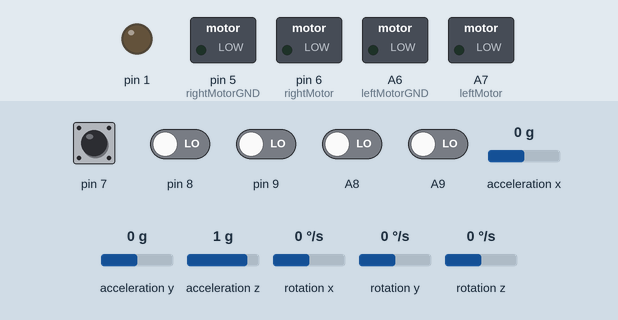
A sketch run on a simulated Teensy 4. Parts: switched loads named in the sketch (green lamp = pin HIGH), output pins drawn as LEDs (lit = HIGH). Inputs (shaded band) come from the test bench; at power-on: A8, A9, pin 7–9 LOW, acceleration x 0 g, acceleration y 0 g, acceleration z 1 g, rotation x 0 °/s, rotation y 0 °/s, rotation z 0 °/s. EEPROM starts erased; no radio packets arrive unless stated; what the sketch prints to the serial monitor is not drawn.

Above: at 0.1 s.
At 1.2 s:
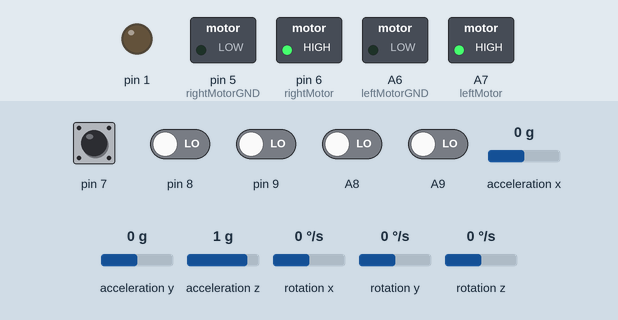
1.3 s: pin 7 driven HIGH and A8 driven HIGH
4.3 s: pin 9 driven HIGH
7.3 s: pin 7 pulsed LOW 2 times (0.12 s each, 0.3 s apart)
Timing chart, 0 to 10.3 s (numbered marks = the images above; inputs shaded):
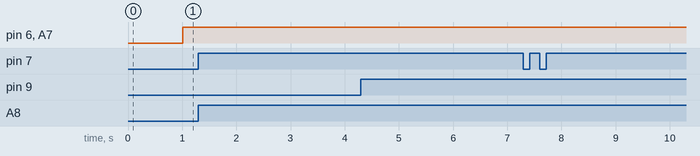

The sketch:

RoadTraking_head.ino
```cpp
/**road traking head
  transmiter
*/
#include <avr/io.h>
#include <avr/interrupt.h>
#include <Wire.h>
#include <SPI.h>
#include "MPU9250.h"
#include "EEPROM.h"
#include "RF24.h"


#define rightMotor 6
#define rightMotorGND 5
#define leftMotor 21
#define leftMotorGND 20
MPU9250 Imu(Wire, 0x68);
int status;

RF24 radio(4, 3);
int dataTransmitted;
uint8_t addresses[][6] = {"1Node", "2Node"};
int flag = 1;
int flagstart = 0;
// EEPROM buffer and variables to load accel and mag bias
// and scale factors from CalibrateMPU9250.ino
bool off = 0;
uint8_t EepromBuffer[48];
float axb, axs, ayb, ays, azb, azs;
float hxb, hxs, hyb, hys, hzb, hzs;
#define XSHUT_pin4 14
#define XSHUT_pin2 15
#define XSHUT_pin1 16

#define Sensor1_newAddress 41
#define Sensor2_newAddress 43
#define Sensor4_newAddress 44
//Timer Interrupts PID Control
IntervalTimer PidTimerLeft;
IntervalTimer PidTimerRight;
IntervalTimer PidTimerAngle;

bool IsTurn = 0;
long Timeofdetaction = 0;
int  FULL_CIRCLE_PULSE = 374;
float  UNIT_LENGTH = 0.2, SAFETY_RANGE = 0.3, WHEEL_RADIUS = 0.06, radiusOfObstacle, velocity = 0.4;
float distanceFromObstacleOfCenterSensor, distanceFromObstacleOfRightSensor, distanceFromObstacleOfLeftSensor;
long PulseCounterRight = 0;
long PulseCounterLeft = 0;
long dt = 0;
long t0 = 0;
long dt2 = 0;
long t02 = 0;
float NeededVelocityRightWheelMS = 0;
float NeededVelocityLeftWheelMS = 0;
float VelocityRightWheelMS = 0;
float VelocityLeftWheelMS = 0;
float KiLeft = 100;
float KpLeft = 32509;
long t0l;
float KdLeft = 0;
float ErrorLeft;
float PreviousErrorLeft = 0;
float DLeft = 0;
float PLeft = 0;
double ILeft = 0 ;
int ULeft = 0;
float KiRight = 100;
float KpRight = 32509;
long t0r = 0;
float KdRight = 0;
float ErrorRight = 0;
float PreviousErrorRight = 0;
float DRight = 0;
float PRight = 0;
double IRight = 0;
int URight = 0;
long ts_0 = 0;
float StartAngle = 0;
float Angle = 0;
float KiAngle = 10;
float KpAngle = 45;
float KDAngle = 5 ;
float ErrorAngle = 0;
float PreviousErrorAngle = 0;
float DAngle = 0;
float PAngle = 0;
double IAngle = 0;
int Uheading = 0;
char SerialIndex = ' ';
bool begining = 1;
int RealAngle = 0;
int RealPitch = 0;
int StartYaw = 0;
int StartPitch = 0;
float NeededAngle = 0;

//gyro read
double dty = 0;
double t0y = 0;
float omegaYaw = 0;
float thetaYaw = 0;
float omegaP = 0;
float thetaP = 0;
float omegaR = 0;
float thetaR = 0;
float omegaZ = 0;
float omegaY = 0;
float omegaX = 0;
float thetaZ = 0;
void setup() {
  Serial.begin(115200);
  Serial1.begin(115200);
  Serial.println("hello world");
  Wire.begin();
  Wire.setClock(3000000);

  //Interrupts-Encoder
  attachInterrupt(digitalPinToInterrupt(7), en1_1 , RISING);
  attachInterrupt(digitalPinToInterrupt(22), en2_1 , RISING);
  //PWM Frequency
  analogWriteFrequency(rightMotor, 5000);
  analogWriteFrequency(rightMotorGND, 5000);
  analogWriteFrequency(leftMotor, 5000);
  analogWriteFrequency(leftMotorGND, 5000);
  //  Duty-Cycle Resolution
  analogWriteResolution(13);

  //PWM legs
  pinMode(rightMotor, OUTPUT);
  pinMode(rightMotorGND, OUTPUT);
  pinMode(leftMotor, OUTPUT);
  pinMode(leftMotorGND, OUTPUT);
  analogWrite(rightMotor, LOW);
  analogWrite(rightMotorGND, LOW);
  analogWrite(leftMotor, LOW);
  analogWrite(leftMotorGND, LOW);
  // start communication with IMU
  status = Imu.begin();
  // load and set accel and mag bias and scale
  // factors from CalibrateMPU9250.ino
  for (size_t i = 0; i < sizeof(EepromBuffer); i++) {
    EepromBuffer[i] = EEPROM.read(i);
  }
  memcpy(&axb, EepromBuffer + 0, 4);
  memcpy(&axs, EepromBuffer + 4, 4);
  memcpy(&ayb, EepromBuffer + 8, 4);
  memcpy(&ays, EepromBuffer + 12, 4);
  memcpy(&azb, EepromBuffer + 16, 4);
  memcpy(&azs, EepromBuffer + 20, 4);
  memcpy(&hxb, EepromBuffer + 24, 4);
  memcpy(&hxs, EepromBuffer + 28, 4);
  memcpy(&hyb, EepromBuffer + 32, 4);
  memcpy(&hys, EepromBuffer + 36, 4);
  memcpy(&hzb, EepromBuffer + 40, 4);
  memcpy(&hzs, EepromBuffer + 44, 4);

  Imu.setAccelCalX(axb, axs);
  Imu.setAccelCalY(ayb, ays);
  Imu.setAccelCalZ(azb, azs);

  Imu.setMagCalX(hxb, hxs);
  Imu.setMagCalY(hyb, hys);
  Imu.setMagCalZ(hzb, hzs);
  pinMode(1, OUTPUT);

  // setting a 41 Hz DLPF bandwidth
  Imu.setDlpfBandwidth(MPU9250::DLPF_BANDWIDTH_41HZ);
  // setting SRD to 9 for a 100 Hz update rate
  Imu.setSrd(9);
  // enabling the data ready interrupt
  Imu.enableDataReadyInterrupt();
  // attaching the interrupt to microcontroller pin 1
  pinMode(9, INPUT);
  attachInterrupt(9, yaw, RISING);
  //  Encoder legs
  pinMode(8, INPUT);
  pinMode(23, INPUT);
  Timeofdetaction = millis();
  //PID Interrupts
  PidTimerLeft.begin(PidLeft, 1000); //1 millis
  PidTimerRight.begin(PidRight, 1000);
  PidTimerAngle.begin(PidAngle, 1000);
  Serial.println("start");
  Serial1.println("start");

  radio.begin();
  radio.setPALevel(RF24_PA_LOW);
  radio.setChannel(110);
  radio.openWritingPipe(addresses[0]);
  Serial.println(F("transmiter.."));
  radio.stopListening();
}
long TimeRun = millis();
void loop()
{
  /*if (millis() - Timeofdetaction > 30) {
    Timeofdetaction = millis();
    Serial.print(ErrorAngle);
    Serial.print("  ");
    //  Serial.print(TimeRun);
    //  Serial.print("  ");
    //  Serial.print(VelocityLeftWheelMS);//NeededVelocityRightWheelMS);
    //  Serial.print("  ");
    Serial.println(Uheading);//NeededVelocityLeftWheelMS);
    }*/
  if (flag) {
    delay(1000);
    flag = 0;
    flagstart = 1;
  }
  if (flagstart) {

    radio.openWritingPipe(addresses[0]);
    radio.stopListening();

    dataTransmitted = 100;
    radio.write( &dataTransmitted, sizeof(dataTransmitted) );
    Serial.println(dataTransmitted);
  }

  while ((((PulseCounterLeft + PulseCounterRight) / 2) / 637.7565934) < 1300)
  {
    NeededVelocityLeftWheelMS = 0.6;
    NeededVelocityRightWheelMS = 0.6;
    Serial.print(" R ");
    Serial.print(VelocityRightWheelMS);
    Serial.print(" L ");
     Serial.println(VelocityLeftWheelMS);
    //Serial.println(sin(RealAngle / (180.0f / PI)) * (((PulseCounterLeft + PulseCounterRight) / 2) / 637.7565934));
   // Serial.print(" Y ");
//Serial.println(cos(RealAngle / (180.0f / PI)) * (((PulseCounterLeft + PulseCounterRight) / 2) / 637.7565934));

  }

  while ((((PulseCounterLeft + PulseCounterRight) / 2) / 637.7565934) < 2)
  { NeededAngle = 45;
  Serial.print(" R ");
    Serial.print(VelocityRightWheelMS);
    Serial.print(" L ");
     Serial.println(VelocityLeftWheelMS);
//    Serial.print((PulseCounterLeft + PulseCounterRight) / 2);
//    Serial.print("  ");
//    Serial.println((((PulseCounterLeft + PulseCounterRight) / 2) / 637.7565934));
  }
  while ((((PulseCounterLeft + PulseCounterRight) / 2) / 637.7565934) < 3.5)
  { NeededAngle = -45;
    Serial.print((PulseCounterLeft + PulseCounterRight) / 2);
    Serial.print("  ");
    Serial.println((((PulseCounterLeft + PulseCounterRight) / 2) / 637.7565934));
    //NeededAngle = -45;
  }
  /* NeededAngle = 90;
    while ((((PulseCounterLeft + PulseCounterRight) / 2) / 637.7565934) < 5)
    {
     //    NeededAngle = 90;
    }
    NeededAngle = 180;
    while ((((PulseCounterLeft + PulseCounterRight) / 2) / 637.7565934) < 10)
    {
     // NeededAngle = 180;
    }
    NeededAngle = 270;
    while ((((PulseCounterLeft + PulseCounterRight) / 2) / 637.7565934) < 12)
    {
     //    NeededAngle = 270;
    }
    NeededAngle = 360;
  */
  while ((((PulseCounterLeft + PulseCounterRight) / 2) / 637.7565934) < 5)
  { NeededAngle = 0;
    Serial.print((PulseCounterLeft + PulseCounterRight) / 2);
    Serial.print("  ");
    Serial.println((((PulseCounterLeft + PulseCounterRight) / 2) / 637.7565934));
    TimeRun = millis();
  }

  while ((millis() - TimeRun) <= 1000)
  {
    NeededVelocityLeftWheelMS = 0;
    NeededVelocityRightWheelMS = 0;
  }
  analogWrite(rightMotor, LOW);
  analogWrite(rightMotorGND, LOW);
  analogWrite(leftMotor, LOW);
  analogWrite(leftMotorGND, LOW);
  off = 1;
}
void PidLeft()
{ if (!off) {
    ErrorLeft = NeededVelocityLeftWheelMS - VelocityLeftWheelMS;
    ILeft = (ILeft + ErrorLeft * 0.001) * (NeededVelocityLeftWheelMS != 0);
    DLeft = KdLeft * (ErrorLeft - PreviousErrorLeft) / 0.001;
    PLeft = KpLeft * ErrorLeft;
    ULeft = PLeft +  DLeft + KiLeft * ILeft + Uheading ;
    if (ULeft >= 0)
    { if (ULeft > 8191)
        ULeft = 8191;
      analogWrite(leftMotorGND, LOW);
      analogWrite(leftMotor, (int)ULeft);
    }
    if (ULeft < 0)
    {
      ULeft = -ULeft;
      if (ULeft > 8191)
        ULeft = 8191;
      analogWrite(leftMotorGND, (int)ULeft);
      analogWrite(leftMotor, LOW);
    }
    PreviousErrorLeft = ErrorLeft;
  }
}


void PidRight()
{ if (!off) {
    ErrorRight = NeededVelocityRightWheelMS - VelocityRightWheelMS;
    IRight = (IRight + ErrorRight * 0.001) * (NeededVelocityRightWheelMS != 0);
    DRight = KdRight * (ErrorRight - PreviousErrorRight) / 0.001;
    PRight = KpRight * ErrorRight;
    URight =  PRight + DRight  + KiRight * IRight - Uheading  ;

    if (URight > 0)
    {
      if (URight > 8191)
        URight = 8191;
      analogWrite(rightMotor, (int)URight);
      analogWrite(rightMotorGND, LOW);
    }
    if (URight <= 0)
    { URight = -URight;
      if (URight > 8191)
        URight = 8191;
      analogWrite(rightMotor, LOW);
      analogWrite(rightMotorGND, (int)URight);
    }
    PreviousErrorRight = ErrorRight;
  }
}
void PidAngle()
{ if (!off) { //(int)theta//RealAngle//
    ErrorAngle = NeededAngle - RealAngle;
    IAngle = (IAngle + ErrorAngle * 0.001) * (ErrorAngle != 0);
    DAngle = KDAngle * (ErrorAngle - PreviousErrorAngle) / 0.001;
    PAngle = KpAngle * ErrorAngle;
    Uheading =  PAngle + DAngle  + KiAngle * IAngle  ;

    PreviousErrorAngle = ErrorAngle;
  }
}

void en1_1() {
  dt =  micros() - t0;
  //bool flag = digitalRead(4);
  t0 = micros();
  if (!digitalRead(8))
  { PulseCounterRight--;
    VelocityRightWheelMS = -1567.9963333424992990544387652732 / dt;

  }
  if (digitalRead(8))
  { PulseCounterRight++;
    VelocityRightWheelMS = 1567.9963333424992990544387652732 / dt;

  }

}


void en2_1() {
  dt2 =  micros() - t02;
  t02 = micros();
  if (!digitalRead(23))
  { PulseCounterLeft++;

    VelocityLeftWheelMS = 1567.9963333424992990544387652732 / dt2;

  }
  if (digitalRead(23))

  { PulseCounterLeft--;
    VelocityLeftWheelMS = -1567.9963333424992990544387652732 / dt2;

  }
}
void yaw()
{ Imu.readSensor();
  dty =  micros() - t0y;
  t0y = micros();
  //  begining = 0;
  //local omega
  omegaYaw = Imu.getGyroZ_rads() ;//* (180.0f / PI);
  omegaP = Imu.getGyroX_rads();// * (180.0f / PI);
  omegaR = Imu.getGyroY_rads() ;//* (180.0f / PI);
  thetaP = thetaP + omegaP * (dty / 1000000);
  thetaYaw = thetaYaw + omegaYaw * (dty / 1000000);
  thetaR = thetaR + omegaR * (dty / 1000000);
  //world omega
  omegaZ = (cos(thetaP) * cos(thetaR) * omegaYaw + sin(thetaP) * cos(thetaR) * omegaR - omegaP * sin(thetaR)) * (180.0f / PI);
  omegaX = (cos(thetaYaw) * omegaP - sin(thetaYaw) * omegaR) * (180.0f / PI);
  omegaY = (sin(thetaYaw) * omegaP + cos(thetaYaw) * omegaR) * (180.0f / PI);

  //  thetaY = thetaY + omegaY * (dty / 1000000);
  //   thetaP = thetaP + omegaP * (dty / 1000000);
  //  thetaR = thetaR + omegaR * (dty / 1000000);
  thetaZ = thetaZ + omegaZ * (dty / 1000000);
  RealAngle = thetaZ ;
}
```
